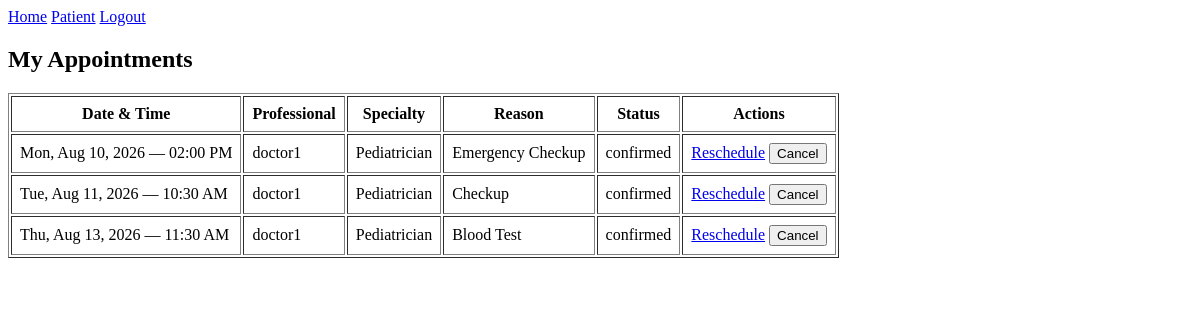
Page /appointments (signed in) on the earlier database version.
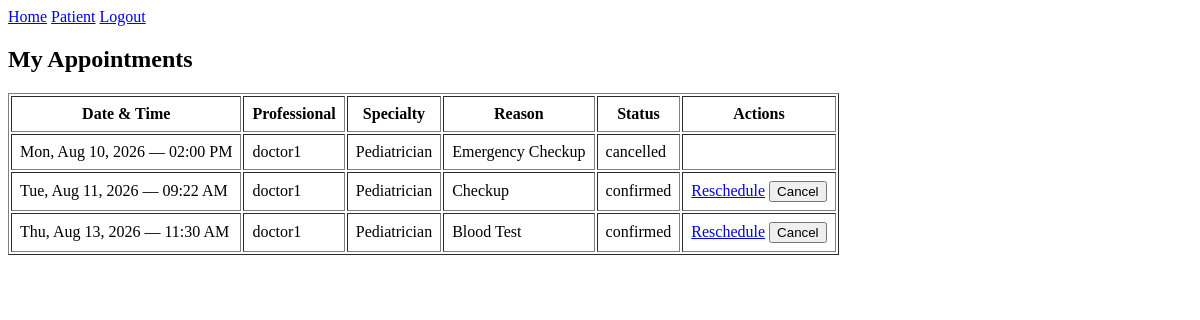
Same page on the later database version.
### bp_app/models.py (models this page shows, shortened)
class Appointment(db.Model):
    __tablename__ = "appointment"
    id = db.Column(db.Integer, primary_key = True)
    reason = db.Column(db.Text, nullable = False)
    status = db.Column(db.Enum(AppointmentStatus), nullable= False, default = AppointmentStatus.CONFIRMED)
    scheduled_at = db.Column(db.DateTime, nullable=False)
    patient_id = db.Column(db.Integer, db.ForeignKey("patient.id"), nullable = False)
    patient = db.relationship("Patient", back_populates="appointments")
    availability_id = db.Column(
        db.Integer,
        db.ForeignKey("availability.id"),
        nullable=True,
        unique=True  # one slot can be booked once
    )
    availability = db.relationship(
        "Availability",
        back_populates="appointment"
    )

class Professional(UserMixin, db.Model):
    __tablename__ = "professional"
    id = db.Column(db.Integer, primary_key = True)
    email = db.Column(db.String(255), nullable = False, unique = True)
    username = db.Column(db.String(255), nullable = False, unique= True)
    password_hash = db.Column(db.String(255), nullable = False)
    firstname = db.Column(db.String(150), nullable = True)
    lastname = db.Column(db.String(150), nullable = True)
    specialty = db.Column(db.String(150), nullable = True)
    biography = db.Column(db.Text)
    availabilities = db.relationship(
        "Availability",
        back_populates = "professional"
    )

### bp_app/patient_routes.py (the view)
@patients.route("/appointments")
@login_required
def my_appointments():
    appointments = (Appointment.query
                    .filter_by(patient_id=current_user.id)
                    .order_by(Appointment.scheduled_at)
                    .all())
    return render_template("patients/my_appointments.html", appointments=appointments)

### bp_app/app.py (called while the page is built)
@login_manager.user_loader
def load_user(user_id):
    try:
        user_type, record_id = user_id.split(":", 1)
        model = {"Patient": Patient, "Professional": Professional}.get(user_type)
        return db.session.get(model, int(record_id)) if model else None
    except (AttributeError, TypeError, ValueError):
        return None

### bp_app/templates/patients/my_appointments.html
{% extends "base.html" %}
{% block content %}
    <h2>My Appointments</h2>
    {% if appointments %}
        <table border="1" cellpadding="8">
            <thead>
            <tr>
                <th>Date & Time</th>
                <th>Professional</th>
                <th>Specialty</th>
                <th>Reason</th>
                <th>Status</th>
                <th>Actions</th>
            </tr>
            </thead>
            <tbody>
            {% for appointment in appointments %}
                <tr>
                    <td>{{ appointment.scheduled_at.strftime('%a, %b %d, %Y — %I:%M %p') }}</td>
                    <td>{{ appointment.availability.professional.username if appointment.availability else '—' }}</td>
                    <td>{{ appointment.availability.professional.specialty if appointment.availability else '—' }}</td>
                    <td>{{ appointment.reason }}</td>
                    <td>{{ appointment.status.value }}</td>
                    <td>
                        {% if appointment.status.value == 'confirmed' %}
                            <a href="{{ url_for('patients.reschedule_appointment', appointment_id=appointment.id) }}">Reschedule</a>
                            <form action="{{ url_for('patients.cancel_appointment', appointment_id=appointment.id) }}"
                                  method="post" style="display:inline">
                                <button type="submit">Cancel</button>
                            </form>
                        {% endif %}
                    </td>
                </tr>
            {% endfor %}
            </tbody>
        </table>
    {% else %}
        <p>You have no appointments yet.
            <a href="{{ url_for('patients.book') }}">Book one now</a>.
        </p>
    {% endif %}
{% endblock %}

Differences in the rows shown:
changed Appointment "Emergency Checkup": status.value "confirmed" → "cancelled"; no longer shows "Reschedule Cancel"
changed Appointment "Checkup": scheduled_at "Tue, Aug 11, 2026 — 10:30 AM" → "Tue, Aug 11, 2026 — 09:22 AM"
